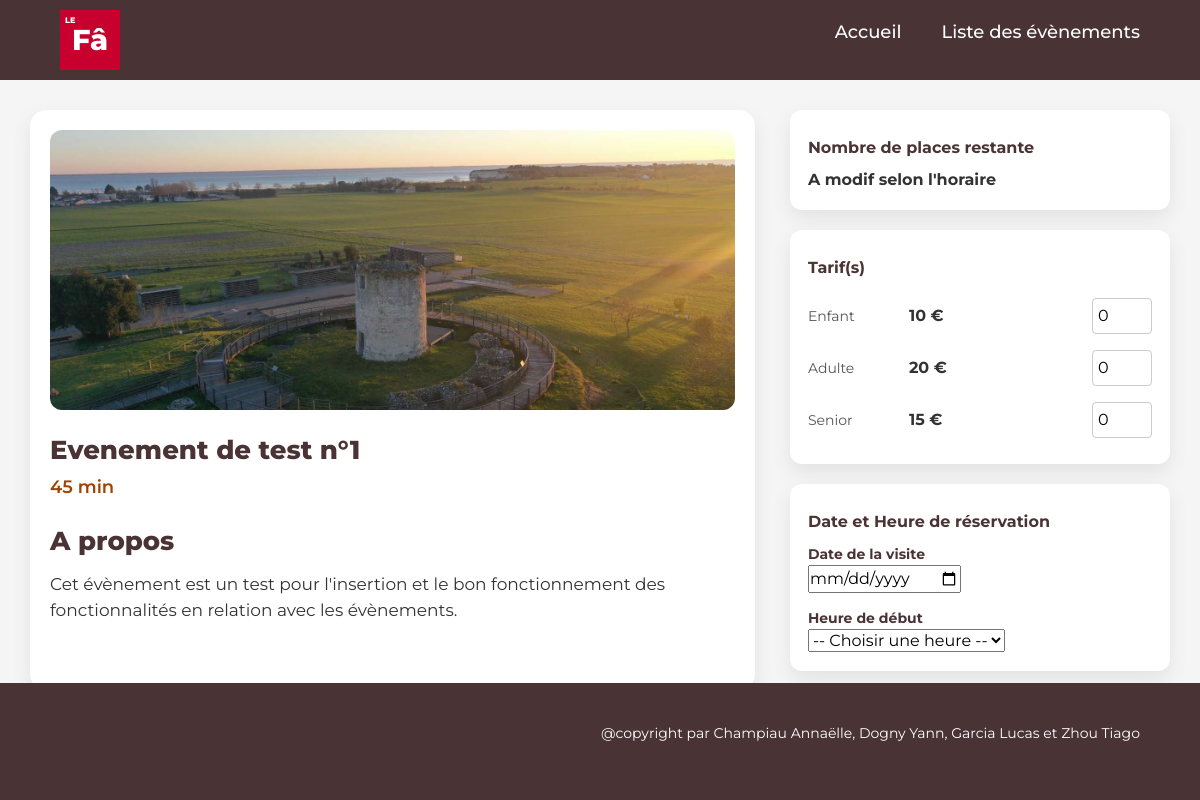
/site/index.php?controleur=Event&action=afficherUn&id=1, run on the app's committed database.
### tables this page shows
CREATE TABLE Evenement (
  idEvent INT NOT NULL AUTO_INCREMENT,
  libelleEvent VARCHAR(100) NOT NULL,
  descriptionEvent VARCHAR(500) NOT NULL,
  CONSTRAINT Evenement_PK PRIMARY KEY (idEvent)
);

CREATE TABLE Tarif (
  idTarif INT NOT NULL AUTO_INCREMENT,
  libelleTarif VARCHAR(50) NOT NULL,
  prix DOUBLE NOT NULL,
  CONSTRAINT Tarif_PK PRIMARY KEY (idTarif)
);

### site/modeles/BaseEvenementDAO.php (called while the page is built, shortened)
<?php
include_once 'BaseDAO.php';
include_once 'Evenement.php';
include_once 'Tarif.php';
class BaseEvenementDAO extends BaseDAO
{
    public function getUnEvenement(int $idEvent): ?Evenement
    {
        try {
            $sql = "SELECT idEvent, libelleEvent, descriptionEvent
                    FROM Evenement
                    WHERE idEvent = ?";
            $stmt = $this->prepare($sql);
            $stmt->execute([$idEvent]);
            $ligne = $stmt->fetch(PDO::FETCH_ASSOC);
            return new Evenement(
                (int)$ligne['idEvent'],
                (string)$ligne['libelleEvent'],
                (string)$ligne['descriptionEvent']
            );
        } catch (Exception $e) {
            echo "Erreur : " . $e->getMessage();
            return null;
        }
    }
    public function getLesTarifs(): array
    {
        try {
            $sql = "SELECT idTarif, libelleTarif, prix FROM Tarif";
            $stmt = $this->prepare($sql);
            $stmt->execute();
            $rows = $stmt->fetchAll(PDO::FETCH_ASSOC);
            $tarifs = [];
            foreach ($rows as $ligne) {
                $tarifs[] = new Tarif(
                    (int)$ligne['idTarif'],
                    (string)$ligne['libelleTarif'],
                    (float)$ligne['prix']
                );
            }
            return $tarifs;
        } catch (Exception $e) {
            echo "Erreur : " . $e->getMessage();
            return [];
        }
    }
}

### site/modeles/BaseDAO.php (called while the page is built, shortened)
<?php
class BaseDAO
{
    protected PDO $db;
    protected function setConnexionBase(string $dsn, string $user, string $mdp, array $options): void
    {
        try {
            $this->db = new PDO($dsn, $user, $mdp, $options);
        } catch (PDOException $erreur) {
            die('Erreur de connexion à la base de données : ' . $erreur->getMessage());
        }
    }
    protected function prepare(string $sql): PDOStatement
    {
        return $this->db->prepare($sql);
    }
}

### site/modeles/Evenement.php (called while the page is built, shortened)
<?php
class Evenement
{
    private string $libelleEvent;
    private string $descriptionEvent;
    public function __construct(int $id, string $lib, string $desc)
    {
        $this->libelleEvent = $lib;
        $this->descriptionEvent = $desc;
    }
    public function getLibEvent(): string
    {
        return $this->libelleEvent;
    }
    public function getDescEvent(): string
    {
        return $this->descriptionEvent;
    }
}

### site/modeles/Tarif.php (called while the page is built)
<?php
class Tarif
{
    private int $idTarif;
    private string $libelleTarif;
    private float $prix;
    public function __construct(int $idTarif, string $libelleTarif, float $prix)
    {
        $this->idTarif = $idTarif;
        $this->libelleTarif = $libelleTarif;
        $this->prix = $prix;
    }
    public function getIdTarif(): int
    {
        return $this->idTarif;
    }
    public function getLibelleTarif(): string
    {
        return $this->libelleTarif;
    }
    public function getPrix(): float
    {
        return $this->prix;
    }
}

### site/vues/eventDetail.php (the view, shortened to what this page needs)
<div class="details-container">
    <div class="details-left">
        <img src="../images/musee.jpg" class="details-img">
        <link rel="stylesheet" href="../styles/styleEventDetail.css">
        <link rel="stylesheet" href="../styles/styles.css">
        <div class="details-info">
            <h2 class="title"><?= $event->getLibEvent() ?></h2>
            <span class="duration">45 min</span>
        </div>
        <h2 class="title">A propos</h2>
        <p class="description">
            <?php
                echo $event->getDescEvent();
            ?>
        </p>
    </div>
    <div class="details-right">
        <div class="bloc">
            <div class="bloc-title">Nombre de places restante</div>
            <div class="bloc-value" style="text-align: left;"><?= "A modif selon l'horaire" ?></div>
        </div>
        <form method="POST" action="index.php?action=reservation">
            <div class="bloc">
                <div class="bloc-title">Tarif(s)</div>
                <table style="width: 100%; border-collapse: collapse; margin-top: 10px;">
                    <?php
                        foreach ($tarifs as $tarif) {
                            ?>
                            <tr>
                                <td class="sub" style="padding: 8px 0;">
                                    <?= $tarif->getLibelleTarif() ?>
                                </td>
                                <td class="bloc-value" style="padding: 8px 0;">
                                    <?= $tarif->getPrix() ?> €
                                </td>
                                <td style="padding: 8px 0 8px 15px; text-align: right;">
                                    <input type="number"
                                           name="panier[<?= $tarif->getIdTarif() ?>]"
                                           min="0"
                                           value="0"
                                           placeholder="0"
                                           style="width: 60px; padding: 5px; border: 1px solid #ccc; border-radius: 4px; outline: none;">
                                </td>
                            </tr>
                            <?php
                        }
                    ?>
                </table>
            </div>
            <div class="bloc">
                <div class="bloc-title">Date et Heure de réservation</div>
                <label for="dateVisite" class="sub" style="margin-top: 10px; display: block; font-weight: 700; color: #4a3334;">Date de la visite</label>
                <input type="date"
                       name="dateVisite"
                       id="dateVisite"
                       class="input-date"
                       min="<?= date('Y-m-d') ?>"
                       required>
                <label for="horaireSelection" class="sub" style="margin-top: 15px; display: block; font-weight: 700; color: #4a3334;">Heure de début</label>
                <select name="horaireSelection" id="horaireSelection" class="input-date" required>
                    <option value="">-- Choisir une heure --</option>
                </select>
            </div>
            <div class="btn-zone">
                <button type="button" class="cancel-btn" onclick="history.back()">Annuler</button>
                <button type="submit" class="reserve-btn">Réserver</button>
            </div>
        </form>
    </div>
</div>

### site/styles/styles.css (style rules this page uses)
* { margin: 0; padding: 0; box-sizing: border-box; }
body { font-family: 'Montserrat', sans-serif; display: flex; flex-direction: column; min-height: 100vh; padding-bottom: 60px; }

### site/styles/styleEventDetail.css (style rules this page uses)
.details-container { display: flex; width: 100%; background: #f5f5f5; padding: 30px; gap: 25px; height: 80vh; }
.details-left { flex: 65%; background: white; padding: 20px; border-radius: 16px; box-shadow: 0 8px 20px rgba(0,0,0,0.08); }
.details-img { width: 100%; height: 280px; object-fit: cover; border-radius: 12px; }
.details-info { margin-top: 15px; color: #a14300; font-size: 18px; font-weight: 600; }
.title { margin-top: 25px; font-size: 26px; font-weight: 800; color: #4a3334; }
.description { margin-top: 15px; font-size: 17px; color: #333; }
.details-right { flex: 35%; padding-left: 10px; }
.bloc { background: white; border-radius: 12px; padding: 18px; margin-bottom: 20px; box-shadow: 0 8px 20px rgba(0,0,0,0.08); }
.bloc-title { margin-top: 8px; font-weight: 700; color: #4a3334; }
.sub { margin-top: 10px; font-size: 14px; color: #555; }
.bloc-value { margin-top: 8px; width: fit-content; font-weight: 700; font-size: 16px; color: #333; }
.btn-zone { margin-top: 30px; display: flex; gap: 20px; }
.cancel-btn { padding: 12px 25px; background: #c7002e; color: white; border: none; border-radius: 10px; cursor: pointer; font-weight: 700; }
.reserve-btn { padding: 12px 25px; background: #ff5733; color: white; border: none; border-radius: 10px; cursor: pointer; font-weight: 700; }

### data on the page
evenement: libelleEvent "Evenement de test n°1", descriptionEvent "Cet évènement est un test pour l'insertion et le bon fonctionnement des fonctionnalités en relation avec les évènements."
tarif: libelleTarif "Enfant", prix "10"
tarif: libelleTarif "Adulte", prix "20"
tarif: libelleTarif "Senior", prix "15"
